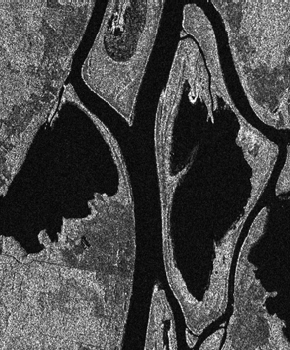
%> input picture Ottawa_t1.png, 290 x 350 px
$ octave M2HG_CD.m   (GNU Octave 9; MATLAB toolbox functions it lacks are replaced by stand-ins)
%> lines starting %> are read from the running program, lines starting %| are printed output that depends on the picture; in (x1, y1, x2, y2) boxes, pixels count from 0 and x2, y2 are one past the last pixel; in counts of white or black regions, pixels touching at a corner belong together; the program's own positions count from 1
clc;
close all;
clear all;
%% 1-data input
addpath(genpath(pwd));
X = imread('Ottawa_t1.png');
%> X is the input picture: size 350x290x3 uint8; min 0, max 255, mean 71.6
Y = imread('Ottawa_t2.png');
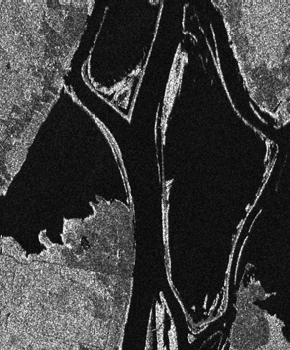
%> input picture Ottawa_t2.png, 290 x 350 px
%> Y is the input picture: size 350x290x3 uint8; min 0, max 255, mean 60.9
ref = imread('Ottawa_ref.png');
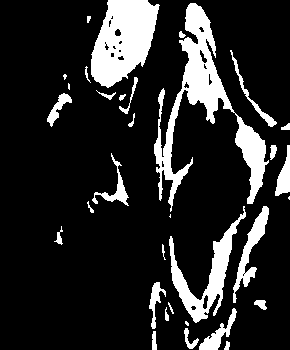
%> input picture Ottawa_ref.png, 290 x 350 px
%> ref is the input picture: size 350x290x3 uint8; 15.8% white; 33 white regions (5 under 20 px), largest, box (x1, y1, x2, y2) and area: (154, 3, 269, 212) 5708, (91, 0, 160, 88) 4014, (169, 206, 246, 323) 2199
X = double(X(:,:,1))+0.1;
%> X: size 350x290 double
Y = double(Y(:,:,1))+0.1;
%> Y: size 350x290 double
ref = ref(:,:,1);
% X = image_normlized(X,'sar')+0.01;  % Data standardisation only for Yellow river dataset
% Y = image_normlized(Y,'sar')+0.01;

%% 2-Heterogeneous graph construction
para.patch = 3;                    % For the weight calculation.
para.localpixel = 25;            % The number of local neighbours for each vertex.
para.win = 15;                     % The size of search window for nonlocal edge constrcution.

% para.localpixel = 50;               % Only for Yellow river dataset
% para.win = 21;                         % Only for Yellow river dataset

para.nonlocalpixel = para.localpixel*2;    % The number of nonlocal neighbours for each vertex. Must be less than (para.win^2/4).
para.globalpixel = para.localpixel*2;        % The number of global neighbours for each vertex.

% Heterogeneous graph construction.
%> (the run ends here)
